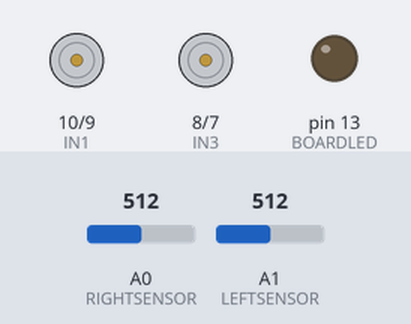
Recording of a sketch running on a simulated Arduino Uno, built with avr-gcc and run on an emulated ATmega328P. Shown: motor-driver pin pairs drawn as motors (green arrow = first pin HIGH = forward, orange = second pin HIGH = backward, longer = more drive, scaled by the enable pin), output pins drawn as LEDs (lit = HIGH). Dashed ring = blinking. The inputs (shaded band) are chosen by the test bench; at power-on: A0 (RIGHTSENSOR) = 512, A1 (LEFTSENSOR) = 512.

Above: at 0.1 s.
1.3 s: A0 (RIGHTSENSOR) set to 716
4.3 s: A1 (LEFTSENSOR) set to 306
At 5.82 s:
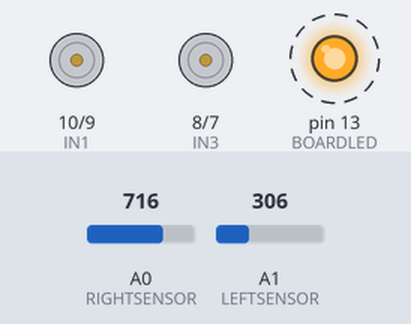
7.3 s: A1 (LEFTSENSOR) set to 289
At 7.69 s:
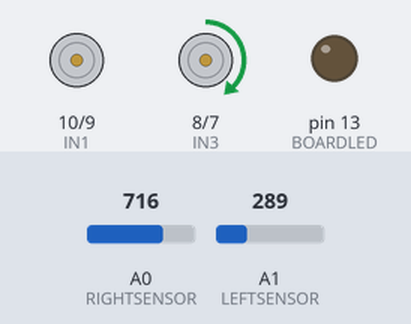
10.3 s: A0 (RIGHTSENSOR) set to 900
At 13.05 s:
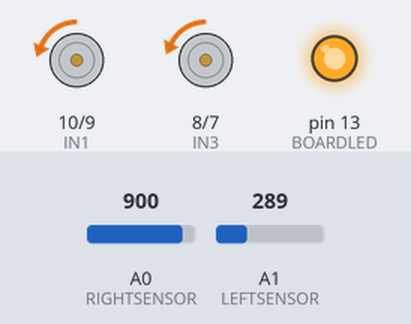
Timing chart, 0 to 19.0 s (numbered marks = the images above; inputs shaded):
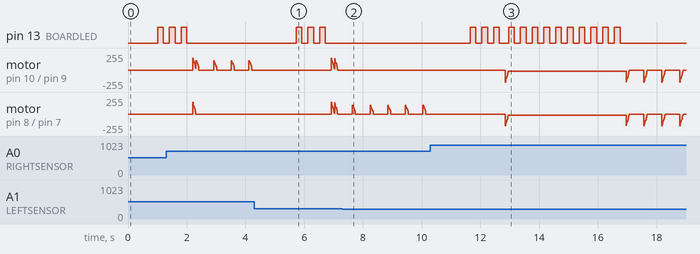

Measured:
- the behaviour switches between 306 and 305 on A1 (LEFTSENSOR) (found by bisection; images 1 and 2)
- after the input at 4.3 s, pin 13 (BOARDLED): alternates HIGH for 0.20 s and LOW for 0.20 s, 6 changes in all, then stays LOW, starting after 1.4 s; motor on pin 8 (IN3) / pin 7 (IN4): ramps from forward 175/255 to stopped and jumps back, once every 0.11 s
- after the input at 7.3 s, motor on pin 10 (IN1) / pin 9 (IN2): stops changing and stays stopped
- by itself, pin 13 (BOARDLED): alternates HIGH for 0.20 s and LOW for 0.20 s, 4 changes in all, then stays LOW

The sketch:

bid-robot.ino
```cpp
#include "bid.h"

const int IN1 = 10;
const int IN2 = 9;
const int IN3 = 8;
const int IN4 = 7;
const int ENL = 6;
const int ENR = 5;
const int LEFTSENSOR = A1;
const int RIGHTSENSOR = A0;
const int BOARDLED = 13;
const int COLOR_MEASURES = 20;
const int BUFFER_SIZE = 3;
bool CENTER_FOUND = false;
int driveDirection = 1;
int getCategoryCall = 1;
int wiggleValue = 1; //Used to collect diverse data

Category * blackCategory;
Category * grayCategory;
Category * whiteCategory;

Motor * leftMotor;
Motor * rightMotor;

void setup() {
  // put your setup code here, to run once:
  Serial.begin(9600);
  pinMode(IN1, OUTPUT);
  pinMode(IN2, OUTPUT);
  pinMode(IN3, OUTPUT);
  pinMode(IN4, OUTPUT);
  pinMode(ENL, OUTPUT);
  pinMode(ENR, OUTPUT);
  pinMode(BOARDLED, OUTPUT);
  pinMode(LEFTSENSOR, INPUT);
  pinMode(RIGHTSENSOR, INPUT);
  leftMotor = new Motor(IN1, IN2, ENL, 140, driveDirection, BUFFER_SIZE);
  rightMotor = new Motor(IN3, IN4, ENR, 130, driveDirection, BUFFER_SIZE);
}

void loop() {
  if(!CENTER_FOUND){
    getCategories();
    drive();
    blinkDebug(10);
    while(!CENTER_FOUND){
      evaluateSensorData();
      updateCategories();
      if(wentPastTarget()) {
        CENTER_FOUND = true;
        break;
      }
      adjustCourse();
    }

    goToCenter();
    putFlag();
  }
}

void getCategories() {
  Category * firstCategory = getCategoryFromSensor();
  leftMotor->changeCategory(firstCategory);
  rightMotor->changeCategory(firstCategory);
  driveToNextCategory();
  Category * secondCategory = getCategoryFromSensor();
  leftMotor->category = secondCategory;
  rightMotor->category = secondCategory;
  driveToNextCategory();
  Category * thirdCategory = getCategoryFromSensor();
  findLightPattern(firstCategory, secondCategory, thirdCategory);
  leftMotor->prevCategory = secondCategory;
  rightMotor->prevCategory = secondCategory;
  leftMotor->category = thirdCategory;
  rightMotor->category = thirdCategory;
}

void findLightPattern(Category* firstCategory, Category* secondCategory,Category* thirdCategory) {
  if(*firstCategory < *secondCategory) {
    if(*secondCategory < *thirdCategory) {
      setCategories(firstCategory, secondCategory, thirdCategory);
    }
    else if(*thirdCategory > *firstCategory) {
      turnAround();
      setCategories(firstCategory, thirdCategory, secondCategory);
    }
    else {
      setCategories(thirdCategory, firstCategory, secondCategory);
    }
  }
  else {
    if(*thirdCategory < *secondCategory) {
      turnAround();
      setCategories(thirdCategory, secondCategory, firstCategory);
    }
    else if(*thirdCategory > *firstCategory) {
      turnAround();
      setCategories(secondCategory, firstCategory, thirdCategory);
    }
    else if(*firstCategory > *thirdCategory) {
      setCategories(secondCategory, thirdCategory, firstCategory);
    }
    else {
      // SPECIAL CASE: gray - white - gray
      CENTER_FOUND = true;
    }
  }
}

void setCategories(Category* black, Category* gray, Category* white) {
  blackCategory = black;
  blackCategory->color = 'b';
  grayCategory = gray;
  grayCategory->color = 'g';
  double deltaBG = ((double)gray->mean/(black->maximum + black->mean + gray->mean + gray->minimum));
  blackCategory->minimum = (int)max((black->mean - (black->mean - black->minimum)*deltaBG), 0);
  blackCategory->maximum = (int)(black->mean + (black->maximum - black->mean)*deltaBG);
  grayCategory->minimum = blackCategory->maximum;
  whiteCategory = white;
  whiteCategory->color = 'w';
  double deltaGW = ((double)black->mean/(gray->maximum + gray->mean + white->mean + white->minimum));
  grayCategory->maximum = (int)(gray->mean + (gray->maximum - gray->mean)*deltaGW);
  whiteCategory->minimum = grayCategory->maximum;
  whiteCategory->maximum = (int)(white->mean + (white->maximum - white->mean)*deltaGW);
}

Category* getCategoryFromSensor() {
  int min = 1024, max = 0, mean = 0;
  for(int i = 0; i < COLOR_MEASURES; i++){
    int leftValue = analogRead(LEFTSENSOR);
    if(leftValue < min) min = leftValue;
    if(leftValue > max) max = leftValue;
    mean += leftValue;
    int rightValue = analogRead(RIGHTSENSOR);
    if(rightValue < min) min = rightValue;
    if(rightValue > max) max = rightValue;
    mean += rightValue;
    delay(50);
    //wiggleRobot();
  }
  wiggleValue = 1;
  blinkDebug(3);
  mean = (int)((double) mean / (COLOR_MEASURES * 2));
  return new Category('#', min, max, mean);
}

void wiggleRobot() {
  if(wiggleValue == 2) {
    turnAround();
    wiggleValue=0;
  }
  drive();
  stopMotors();
  delay(50);
  wiggleValue++;
}


void driveToNextCategory() {
  drive();
  while(true) {
    evaluateSensorData();
    if(!leftMotor->colorHasChanged() && !rightMotor->colorHasChanged()) {
      rightMotor->category->minimum = min(rightMotor->bufferMean, rightMotor->category->minimum);
      rightMotor->category->maximum = max(rightMotor->bufferMean, rightMotor->category->maximum);
      leftMotor->category->minimum = min(leftMotor->bufferMean, leftMotor->category->minimum);
      leftMotor->category->maximum = max(leftMotor->bufferMean, leftMotor->category->maximum);
    }
    if(leftMotor->colorHasChanged() && rightMotor->colorHasChanged()){
      stopMotors();
      break;
    }
    adjustCourse();
  }
}

void evaluateSensorData(){
  if(leftMotor->state){
    leftMotor->evalutateSensorData(analogRead(LEFTSENSOR));
  }
  if(rightMotor->state){
   rightMotor->evalutateSensorData(analogRead(RIGHTSENSOR));
  }
}

void updateCategories(){
  leftMotor->prevCategory = leftMotor->category;
  leftMotor->category = getCategory(leftMotor->bufferMean);
  rightMotor->prevCategory = rightMotor->category;
  rightMotor->category = getCategory(rightMotor->bufferMean);
}

bool wentPastTarget() {
  return (
    leftMotor->colorHasChanged() &&
    rightMotor->colorHasChanged() &&
    *(leftMotor->category) == *grayCategory &&
    *(rightMotor->category) == *grayCategory &&
    *(leftMotor->prevCategory) == *whiteCategory &&
    *(rightMotor->prevCategory) == *whiteCategory
  );
}

Category* getCategory(int value){
  if(blackCategory->includes(value)) return blackCategory;
  if(grayCategory->includes(value)) return grayCategory;
  else return whiteCategory;
}

void adjustCourse(){
  if(leftMotor->colorHasChanged() && rightMotor->colorHasChanged()){
    drive();
  }
  else if(!leftMotor->colorHasChanged() && !rightMotor->colorHasChanged()) {
    drive();
  }
  else if(leftMotor->colorHasChanged()) {
    if(rightMotor->state == 0) {
      drive();
    }
    else {
      turnLeft();
    }
  }
  else if(rightMotor->colorHasChanged()) {
    if(leftMotor->state == 0) {
      drive();
    }
    else {
      turnRight();
    }
  }
  analogWrite(ENR, LOW);
  analogWrite(ENL, LOW);
  delay(500);
}

void turnAround() {
  driveDirection = -driveDirection;
  leftMotor->driveDirection = driveDirection;
  rightMotor->driveDirection = driveDirection;

  if(leftMotor->state && rightMotor->state){
    drive();
  }
  else if(leftMotor->state){
    leftMotor->start();
  }
  else if(rightMotor->state){
    rightMotor->start();
  }
}


void putFlag(){
  stopMotors();
  digitalWrite(BOARDLED, HIGH);
}

void goToCenter(){
  turnAround();
  driveToNextCategory();
}

void turnLeft(){
  leftMotor->stop();
  rightMotor->start();
}

void turnRight(){
  rightMotor->stop();
  leftMotor->start();
}

void drive(){
  rightMotor->state = driveDirection;
  leftMotor->state = driveDirection;
  if (driveDirection == 1) {
    digitalWrite(IN1, HIGH);
    digitalWrite(IN2, LOW);
    digitalWrite(IN3, HIGH);
    digitalWrite(IN4, LOW);
  }
  if (driveDirection == -1) {
    digitalWrite(IN1, LOW);
    digitalWrite(IN2, HIGH);
    digitalWrite(IN3, LOW);
    digitalWrite(IN4, HIGH);
  }
  analogWrite(ENR, 175);
  analogWrite(ENL, 180);
  delay(10);
  analogWrite(ENR, 155);
  analogWrite(ENL, 160);
  delay(10);
  analogWrite(ENR, 135);
  analogWrite(ENL, 140);
  delay(10);
  analogWrite(ENR, 115);
  analogWrite(ENL, 120);
  delay(20);
  analogWrite(ENR, 95);
  analogWrite(ENL, 100);
  delay(20);
  analogWrite(ENR, 75);
  analogWrite(ENL, 80);
  delay(10);
  analogWrite(ENR, 55);
  analogWrite(ENL, 60);
  delay(10);
  analogWrite(ENR, 35);
  analogWrite(ENL, 40);
  delay(10);
  analogWrite(ENR, 15);
  analogWrite(ENL, 20);
  delay(10);
}

void stopMotors() {
  leftMotor->stop();
  rightMotor->stop();
}

void blinkDebug(int times) {
  for(int i=0; i < times; i++) {
    digitalWrite(BOARDLED, HIGH);
    delay(200);
    digitalWrite(BOARDLED, LOW);
    delay(200);
  }
}
```

bid.cpp
```cpp
#include "Arduino.h"
#include "bid.h"
const int CHANGE_THRESHOLD = 0;

Category::Category(char color, int minimum, int maximum, int mean)
  : color(color), minimum(minimum), maximum(maximum), mean(mean) { }

bool Category::includes(int value) {
  return (value > this->minimum && value < this->maximum);
}

bool Category::operator==(const Category other) {
  return this->color == other.color;
}

bool Category::operator<(const Category other) {
  return this->mean < other.mean;
}

bool Category::operator>(const Category other) {
  return this->mean > other.mean;
}

Motor::Motor(const int in1, const int in2, const int en, int power, int driveDirection, const int bufferSize)
  : _in1(in1), _in2(in2), _en(en), _power(power), driveDirection(driveDirection), _bufferSize(bufferSize)
{
  this->categories = NULL;
  this->state = 0;
  this->trend = 0;
  this->sensorBuffer = new int[bufferSize];
}

void Motor::changeCategory(Category* category) {
  this->category = category;
  this->flushBuffer(category->mean);
}

void Motor::flushBuffer(int value) {
  for(int i = 0; i < this->_bufferSize; i++) {
    this->sensorBuffer[i] = value;
  }
}

void Motor::evalutateSensorData(int sensorValue) {
  for(int i = this->_bufferSize -1; i > 0; i--){
    this->sensorBuffer[i] = this->sensorBuffer[i - 1];
  }
  this->sensorBuffer[0] = sensorValue;
  this->bufferMean = this->calculateBufferMean();
  this->trend = this->getChange();
}

int Motor::calculateBufferMean() {
  int min = 1024, max = 0, mean = 0;
  for(int i = 0; i < this->_bufferSize; i++){
    int value = this->sensorBuffer[i];
    if(value < min) min = value;
    if(value > max) max = value;
    mean += value;
  }
  return (int)((double) mean / this->_bufferSize);
}
int Motor::getChange(){
  // Can be either -1, 0 or 1

  if(this->bufferMean < (this->category->minimum - CHANGE_THRESHOLD)) {
    return -1;
  }
  else if(this->bufferMean > (this->category->maximum + CHANGE_THRESHOLD)) {
    return 1;
  }
  else {
    return 0;
  }
}

bool Motor::colorHasChanged(){
  return this->trend;
}

void Motor::start(){
  this->state = this->driveDirection;
  if (this->driveDirection == 1) {
    digitalWrite(this->_in1, HIGH);
    digitalWrite(this->_in2, LOW);
  }
  if (this->driveDirection == -1) {
    digitalWrite(this->_in1, LOW);
    digitalWrite(this->_in2, HIGH);
  }
  analogWrite(this->_en, this->_power);
  delay(20);
  analogWrite(this->_en, this->_power - 20);
  delay(20);
  analogWrite(this->_en, this->_power  - 40);
  delay(20);
  analogWrite(this->_en, this->_power - 60);
  delay(20);
  analogWrite(this->_en, this->_power - 80);
  delay(20);
}

void Motor::stop() {
  this->state = 0;
  digitalWrite(this->_in1, LOW);
  digitalWrite(this->_in2, LOW);
  analogWrite(this->_en, 0);
}
```

bid.h
```cpp
class Category {
  public:
    Category(char color, int minimum = 1024, int maximum = 0, int mean = 0);
    int minimum;
    int maximum;
    int mean;
    char color;
    bool includes(int);
    bool operator==(const Category);
    bool operator<(const Category);
    bool operator>(const Category);
};

class Motor {
private:
  const int _bufferSize;
  const int _in1;
  const int _in2;
  const int _en;
public:
  Motor(const int in1, const int in2, const int en, int power, int driveDirection, const int bufferSize);
  int driveDirection;
  Category** categories;
  int * sensorBuffer;
  int _power;
  int state;
  int trend;
  int bufferMean;
  Category* category;
  Category* prevCategory;
  void evalutateSensorData(int);
  void changeCategory(Category*);
  void flushBuffer(int);
  int calculateBufferMean();
  int getChange();
  bool colorHasChanged();
  void start();
  void stop();
};
```
